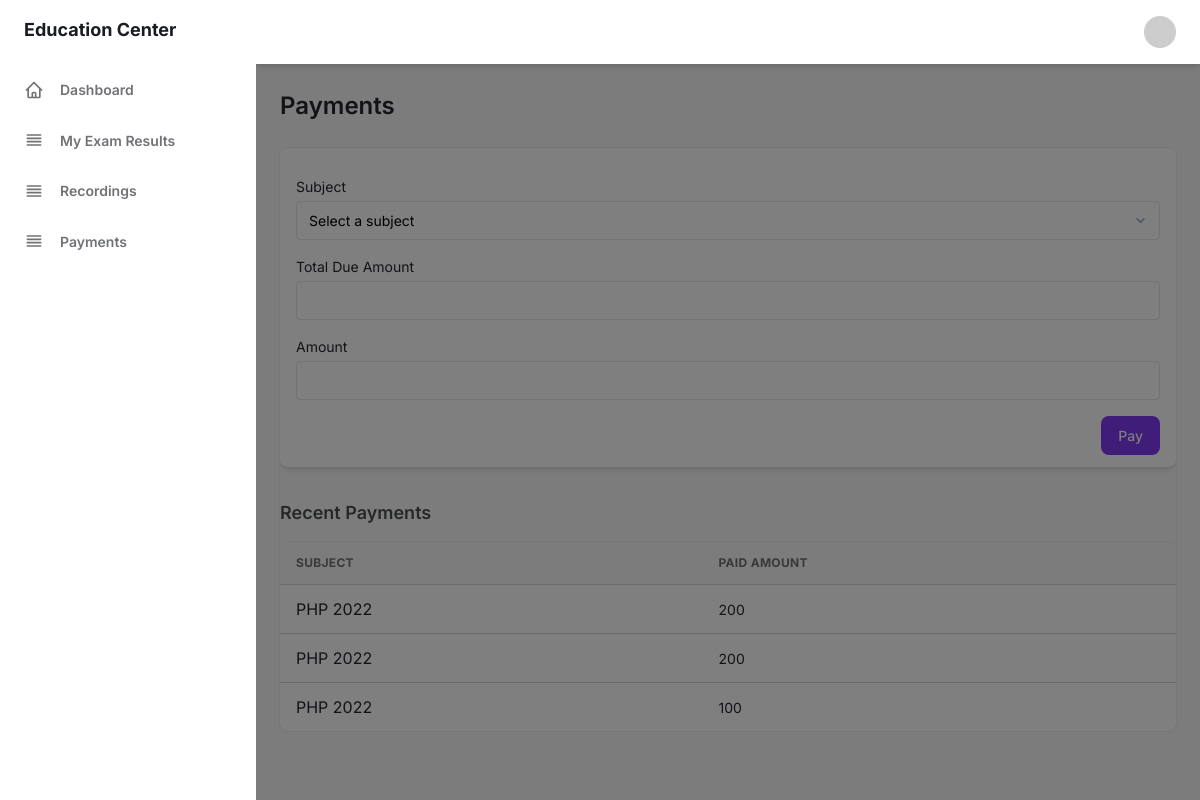
/do_payment.php (signed in), run on the app's committed database.
### tables this page shows
CREATE TABLE `payroll` (
  `idPayroll` int(11) NOT NULL AUTO_INCREMENT,
  `amount` double DEFAULT NULL,
  `idStudent` int(11) DEFAULT NULL,
  `idSubject` int(11) DEFAULT NULL,
  PRIMARY KEY (`idPayroll`),
  KEY `fk_payroll_id_student_1` (`idStudent`),
  KEY `fk_payroll_id_subject_1` (`idSubject`),
  CONSTRAINT `fk_payroll_id_student_1` FOREIGN KEY (`idStudent`) REFERENCES `student` (`idstudent`),
  CONSTRAINT `fk_payroll_id_subject_1` FOREIGN KEY (`idSubject`) REFERENCES `subject` (`idsubject`)
);

CREATE TABLE `subject` (
  `idsubject` int(11) NOT NULL AUTO_INCREMENT,
  `subjectname` varchar(60) DEFAULT NULL,
  `status` varchar(20) DEFAULT NULL,
  PRIMARY KEY (`idsubject`)
);

### do_payment.php (the view, shortened to what this page needs)
<!DOCTYPE html>
<?php
include './configs/PDBC.php';
$user = $_SESSION["LoggedUser"];
$query0 = "SELECT * FROM student WHERE iduser='" . $user["iduser"] . "'";
$result0 = mysqli_query($con, $query0) or die();
$row0 = mysqli_fetch_array($result0)
?>
<html :class="{ 'theme-dark': dark }" x-data="data()" lang="en">
    <head>
        <link rel="stylesheet" href="assets/css/tailwind.output.css" />
        <link href="assets/css/switch.css" rel="stylesheet" type="text/css"/>
        <link rel="stylesheet" href="https://cdnjs.cloudflare.com/ajax/libs/Dropify/0.2.2/css/dropify.min.css"/>
    </head>
    <body>
        <div class="flex h-screen bg-gray-50 dark:bg-gray-900" :class="{ 'overflow-hidden': isSideMenuOpen }">
        <?php
        include './pages/pagesidebar.php';
        ?>
             <div class="flex flex-col flex-1 w-full">
                     <?php include './pages/pageheader.php'; ?>
                <main class="h-full overflow-y-auto">
                    <div class="container px-6 mx-auto grid">
                        <h2 class="my-6 text-2xl font-semibold text-gray-700 dark:text-gray-200"> Payments </h2>
                        <div class="w-full overflow-hidden rounded-lg shadow-xs gap-6">
                            <form action="actions/do_pay.php">
                                <div class="mb-8 px-4 py-3 bg-white rounded-lg shadow-md dark:bg-gray-800">
                                    <label class="block mt-4 text-sm">
                                        <span class="text-gray-700 dark:text-gray-400">
                                            Subject
                                        </span>
                                        <select name="subject" id="subject" class="block w-full mt-1 text-sm dark:text-gray-300 dark:border-gray-600 dark:bg-gray-700 form-select focus:border-purple-400 focus:outline-none focus:shadow-outline-purple dark:focus:shadow-outline-gray" required>
                                            <option value="" disabled selected>Select a subject</option>
                                        </select>
                                    </label>
                                    <label class="block mt-4 text-sm">
                                        <span class="text-gray-700 dark:text-gray-400">Total Due Amount</span>
                                        <input type="text" id="dueAmount" class="block w-full mt-1 text-sm dark:border-gray-600 dark:bg-gray-700 focus:border-purple-400 focus:outline-none focus:shadow-outline-purple dark:text-gray-300 dark:focus:shadow-outline-gray form-input" disabled/>
                                    </label>
                                    <label class="block mt-4 text-sm">
                                        <span class="text-gray-700 dark:text-gray-400">Amount</span>
                                        <input type="number" name="amount" id="amount" max="0" class="block w-full mt-1 text-sm dark:border-gray-600 dark:bg-gray-700 focus:border-purple-400 focus:outline-none focus:shadow-outline-purple dark:text-gray-300 dark:focus:shadow-outline-gray form-input" required/>
                                    </label>
                                    <label class="block mt-4 text-sm" style="text-align:right;">
                                        <button type="submit" class="px-4 py-2 text-sm font-medium text-white transition-colors duration-150 bg-purple-600 border border-transparent rounded-lg active:bg-purple-600 hover:bg-purple-700 focus:outline-none focus:shadow-outline-purple">Pay</button>
                                    </label>
                                </div>
                            </form>
                            <h4 class="mb-4 mt-8 text-lg font-semibold text-gray-600 dark:text-gray-300"> Recent Payments </h4>
                            <div class="w-full overflow-hidden rounded-lg shadow-xs">
                                <div class="w-full overflow-x-auto">
                                    <table class="w-full whitespace-no-wrap">
                                        <thead>
                                            <tr class="text-xs font-semibold tracking-wide text-left text-gray-500 uppercase border-b dark:border-gray-700 bg-gray-50 dark:text-gray-400 dark:bg-gray-800">
                                                <th class="px-4 py-3">Subject</th>
                                                <th class="px-4 py-3">Paid Amount</th>
                                            </tr>
                                        </thead>
                                        <tbody class="bg-white divide-y dark:divide-gray-700 dark:bg-gray-800">
                                            <?php
                                            $query1 = "SELECT * FROM payroll INNER JOIN `lms`.`subject` ON (`payroll`.`idSubject` = `subject`.`idsubject`) WHERE idStudent='" . $row0["idstudent"] . "'";
                                            $result1 = mysqli_query($con, $query1) or die();
                                            while ($row = mysqli_fetch_array($result1)) {
                                                ?>
                                                <tr class="text-gray-700 dark:text-gray-400">
                                                    <td class="px-4 py-3">
                                                        <?php echo $row['subjectname']; ?>
                                                    </td>
                                                    <td class="px-4 py-3 text-sm">
                                                        <?php echo $row['amount']; ?>
                                                    </td>
                                                </tr>
                                                <?php
                                            }
                                            ?>
                                        </tbody>
                                    </table>
                                </div>
                            </div>
                        </div>
                    </div>
                </main>
            </div>
        </div>
    </body>
</html>

### data on the page
payroll: idSubject.subjectname "PHP 2022", amount "200"
payroll: idSubject.subjectname "PHP 2022", amount "200"
payroll: idSubject.subjectname "PHP 2022", amount "100"
